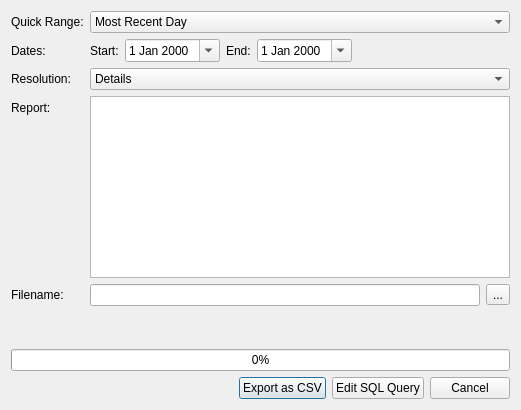
<?xml version="1.0" encoding="UTF-8"?>
<ui version="4.0">
 <class>ExportCSV</class>
 <widget class="QDialog" name="ExportCSV">
  <property name="geometry">
   <rect>
    <x>0</x>
    <y>0</y>
    <width>521</width>
    <height>410</height>
   </rect>
  </property>
  <property name="windowTitle">
   <string>Export as CSV</string>
  </property>
  <property name="windowIcon">
   <iconset resource="Resources.qrc">
    <normaloff>:/icons/save.png</normaloff>:/icons/save.png</iconset>
  </property>
  <layout class="QFormLayout" name="formLayout">
   <item row="0" column="0">
    <widget class="QLabel" name="label_3">
     <property name="sizePolicy">
      <sizepolicy hsizetype="Fixed" vsizetype="Preferred">
       <horstretch>0</horstretch>
       <verstretch>0</verstretch>
      </sizepolicy>
     </property>
     <property name="text">
      <string>Quick Range:</string>
     </property>
    </widget>
   </item>
   <item row="0" column="1">
    <widget class="QComboBox" name="quickRangeCombo">
     <item>
      <property name="text">
       <string>Most Recent Day</string>
      </property>
     </item>
     <item>
      <property name="text">
       <string>Last Week</string>
      </property>
     </item>
     <item>
      <property name="text">
       <string>Last Fortnight</string>
      </property>
     </item>
     <item>
      <property name="text">
       <string>Last Month</string>
      </property>
     </item>
     <item>
      <property name="text">
       <string>Last 6 Months</string>
      </property>
     </item>
     <item>
      <property name="text">
       <string>Last Year</string>
      </property>
     </item>
     <item>
      <property name="text">
       <string>Everything</string>
      </property>
     </item>
     <item>
      <property name="text">
       <string>Custom</string>
      </property>
     </item>
    </widget>
   </item>
   <item row="2" column="0">
    <widget class="QLabel" name="label_6">
     <property name="text">
      <string>Dates:</string>
     </property>
    </widget>
   </item>
   <item row="2" column="1">
    <layout class="QHBoxLayout" name="horizontalLayout_2">
     <item>
      <widget class="QLabel" name="startLabel">
       <property name="sizePolicy">
        <sizepolicy hsizetype="Fixed" vsizetype="Preferred">
         <horstretch>0</horstretch>
         <verstretch>0</verstretch>
        </sizepolicy>
       </property>
       <property name="text">
        <string>Start:</string>
       </property>
      </widget>
     </item>
     <item>
      <widget class="QDateEdit" name="startDate">
       <property name="currentSection">
        <enum>QDateTimeEdit::Section::DaySection</enum>
       </property>
       <property name="calendarPopup">
        <bool>true</bool>
       </property>
      </widget>
     </item>
     <item>
      <widget class="QLabel" name="endLabel">
       <property name="sizePolicy">
        <sizepolicy hsizetype="Fixed" vsizetype="Preferred">
         <horstretch>0</horstretch>
         <verstretch>0</verstretch>
        </sizepolicy>
       </property>
       <property name="text">
        <string>End:</string>
       </property>
      </widget>
     </item>
     <item>
      <widget class="QDateEdit" name="endDate">
       <property name="currentSection">
        <enum>QDateTimeEdit::Section::DaySection</enum>
       </property>
       <property name="calendarPopup">
        <bool>true</bool>
       </property>
      </widget>
     </item>
     <item>
      <spacer name="horizontalSpacer_2">
       <property name="orientation">
        <enum>Qt::Orientation::Horizontal</enum>
       </property>
       <property name="sizeHint" stdset="0">
        <size>
         <width>40</width>
         <height>20</height>
        </size>
       </property>
      </spacer>
     </item>
    </layout>
   </item>
   <item row="10" column="0">
    <widget class="QLabel" name="label_5">
     <property name="text">
      <string>Filename:</string>
     </property>
    </widget>
   </item>
   <item row="10" column="1">
    <layout class="QHBoxLayout" name="horizontalLayout_5">
     <item>
      <widget class="QLineEdit" name="filenameEdit"/>
     </item>
     <item>
      <widget class="QToolButton" name="filenameBrowseButton">
       <property name="text">
        <string notr="true">...</string>
       </property>
       <property name="icon">
        <iconset resource="Resources.qrc">
         <normaloff>:/icons/save.png</normaloff>:/icons/save.png</iconset>
       </property>
      </widget>
     </item>
    </layout>
   </item>
   <item row="12" column="0" colspan="2">
    <spacer name="verticalSpacer">
     <property name="orientation">
      <enum>Qt::Orientation::Vertical</enum>
     </property>
     <property name="sizeHint" stdset="0">
      <size>
       <width>20</width>
       <height>40</height>
      </size>
     </property>
    </spacer>
   </item>
   <item row="13" column="0" colspan="2">
    <widget class="QProgressBar" name="progressBar">
     <property name="value">
      <number>0</number>
     </property>
    </widget>
   </item>
   <item row="14" column="0" colspan="2">
    <layout class="QHBoxLayout" name="horizontalLayout">
     <item>
      <spacer name="horizontalSpacer">
       <property name="orientation">
        <enum>Qt::Orientation::Horizontal</enum>
       </property>
       <property name="sizeHint" stdset="0">
        <size>
         <width>40</width>
         <height>20</height>
        </size>
       </property>
      </spacer>
     </item>
     <item>
      <widget class="QPushButton" name="exportButton">
       <property name="text">
        <string>Export as CSV</string>
       </property>
      </widget>
     </item>
     <item>
      <widget class="QPushButton" name="editSQLButton">
       <property name="text">
        <string>Edit SQL Query</string>
       </property>
      </widget>
     </item>
     <item>
      <widget class="QPushButton" name="cancelButton">
       <property name="text">
        <string>Cancel</string>
       </property>
      </widget>
     </item>
    </layout>
   </item>
   <item row="5" column="1">
    <layout class="QHBoxLayout" name="horizontalLayout_4">
     <item>
      <widget class="QComboBox" name="resolutionCombo">
       <item>
        <property name="text">
         <string>Details</string>
        </property>
       </item>
       <item>
        <property name="text">
         <string>Sessions</string>
        </property>
       </item>
       <item>
        <property name="text">
         <string>Days</string>
        </property>
       </item>
       <item>
        <property name="text">
         <string>Weeks</string>
        </property>
       </item>
       <item>
        <property name="text">
         <string>Months</string>
        </property>
       </item>
      </widget>
     </item>
    </layout>
   </item>
   <item row="5" column="0">
    <widget class="QLabel" name="label_4">
     <property name="sizePolicy">
      <sizepolicy hsizetype="Fixed" vsizetype="Preferred">
       <horstretch>0</horstretch>
       <verstretch>0</verstretch>
      </sizepolicy>
     </property>
     <property name="text">
      <string>Resolution:</string>
     </property>
    </widget>
   </item>
   <item row="8" column="0">
    <widget class="QLabel" name="label">
     <property name="text">
      <string>Report:</string>
     </property>
    </widget>
   </item>
   <item row="8" column="1">
    <widget class="QListView" name="reportList"/>
   </item>
  </layout>
 </widget>
 <resources>
  <include location="Resources.qrc"/>
 </resources>
 <connections>
  <connection>
   <sender>cancelButton</sender>
   <signal>clicked()</signal>
   <receiver>ExportCSV</receiver>
   <slot>reject()</slot>
   <hints>
    <hint type="sourcelabel">
     <x>377</x>
     <y>230</y>
    </hint>
    <hint type="destinationlabel">
     <x>260</x>
     <y>126</y>
    </hint>
   </hints>
  </connection>
 </connections>
</ui>
